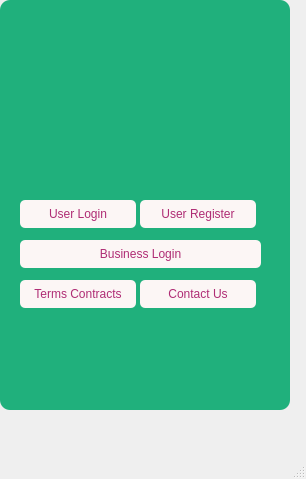
<?xml version="1.0" encoding="UTF-8"?>
<ui version="4.0">
 <class>MainWindow</class>
 <widget class="QMainWindow" name="MainWindow">
  <property name="geometry">
   <rect>
    <x>0</x>
    <y>0</y>
    <width>306</width>
    <height>479</height>
   </rect>
  </property>
  <property name="windowTitle">
   <string>MainWindow</string>
  </property>
  <widget class="QWidget" name="centralwidget">
   <widget class="QLabel" name="main_page">
    <property name="geometry">
     <rect>
      <x>0</x>
      <y>0</y>
      <width>290</width>
      <height>410</height>
     </rect>
    </property>
    <property name="styleSheet">
     <string notr="true">background-color:rgba(32, 176, 124, 255);
border-radius: 10px</string>
    </property>
    <property name="text">
     <string/>
    </property>
   </widget>
   <widget class="QPushButton" name="user_login_button">
    <property name="geometry">
     <rect>
      <x>20</x>
      <y>200</y>
      <width>116</width>
      <height>28</height>
     </rect>
    </property>
    <property name="styleSheet">
     <string notr="true">color: rgb(175, 44, 116);
background-color: rgb(252, 246, 245);
border-radius: 5px</string>
    </property>
    <property name="text">
     <string>User Login</string>
    </property>
   </widget>
   <widget class="QPushButton" name="buiss_login_button">
    <property name="geometry">
     <rect>
      <x>20</x>
      <y>240</y>
      <width>241</width>
      <height>28</height>
     </rect>
    </property>
    <property name="styleSheet">
     <string notr="true">color: rgb(175, 44, 116);
background-color: rgb(252, 246, 245);
border-radius: 5px</string>
    </property>
    <property name="text">
     <string>Business Login</string>
    </property>
   </widget>
   <widget class="QPushButton" name="user_reg_button">
    <property name="geometry">
     <rect>
      <x>140</x>
      <y>200</y>
      <width>116</width>
      <height>28</height>
     </rect>
    </property>
    <property name="styleSheet">
     <string notr="true">color: rgb(175, 44, 116);
background-color: rgb(252, 246, 245);
border-radius: 5px</string>
    </property>
    <property name="text">
     <string>User Register</string>
    </property>
   </widget>
   <widget class="QPushButton" name="terms_button">
    <property name="geometry">
     <rect>
      <x>20</x>
      <y>280</y>
      <width>116</width>
      <height>28</height>
     </rect>
    </property>
    <property name="styleSheet">
     <string notr="true">color: rgb(175, 44, 116);
background-color: rgb(252, 246, 245);
border-radius: 5px</string>
    </property>
    <property name="text">
     <string>Terms Contracts</string>
    </property>
   </widget>
   <widget class="QPushButton" name="conact_button">
    <property name="geometry">
     <rect>
      <x>140</x>
      <y>280</y>
      <width>116</width>
      <height>28</height>
     </rect>
    </property>
    <property name="styleSheet">
     <string notr="true">color: rgb(175, 44, 116);
background-color: rgb(252, 246, 245);
border-radius: 5px</string>
    </property>
    <property name="text">
     <string>Contact Us</string>
    </property>
   </widget>
   <widget class="QLabel" name="logo">
    <property name="geometry">
     <rect>
      <x>0</x>
      <y>0</y>
      <width>290</width>
      <height>181</height>
     </rect>
    </property>
    <property name="text">
     <string/>
    </property>
    <property name="pixmap">
     <pixmap>../images/Logo.png</pixmap>
    </property>
   </widget>
  </widget>
  <widget class="QMenuBar" name="menubar">
   <property name="geometry">
    <rect>
     <x>0</x>
     <y>0</y>
     <width>306</width>
     <height>26</height>
    </rect>
   </property>
  </widget>
  <widget class="QStatusBar" name="statusbar"/>
 </widget>
 <resources/>
 <connections/>
</ui>
